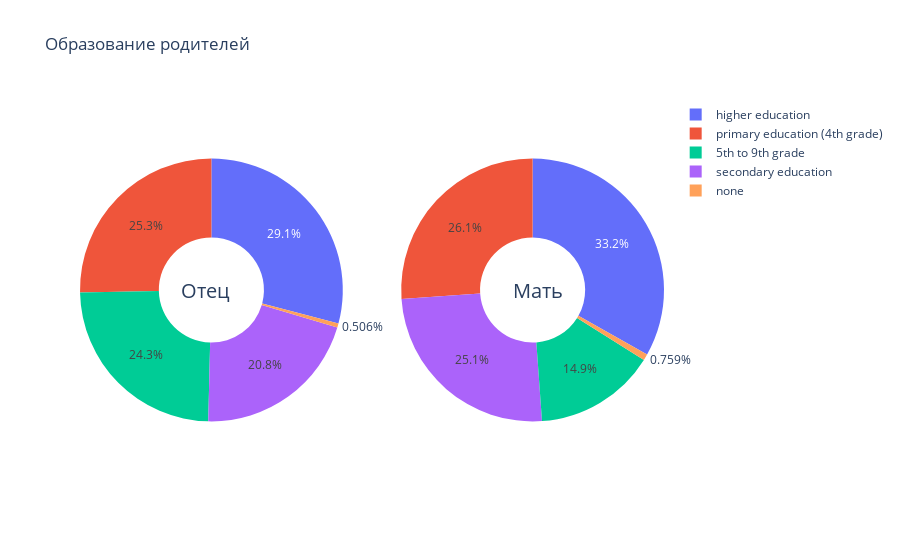

The notebook cell this image was saved under:
### Markdown cell above
## Влияние образования родителей на успеваемость учеников

### Code cell
F_edu = train_math[["Fedu", "G3"]].copy()
M_edu = train_math[["Medu", "G3"]].copy()
replace = {0: "none", 1: "primary education (4th grade)", 2: "5th to 9th grade",
           3: "secondary education", 4: "higher education"}

F_edu["Fedu"] = F_edu["Fedu"].replace(replace)
M_edu["Medu"] = M_edu["Medu"].replace(replace)


labels_F = F_edu["Fedu"].unique().tolist()
counts_F = F_edu["Fedu"].value_counts().tolist()

labels_M = M_edu["Medu"].unique().tolist()
counts_M = M_edu["Medu"].value_counts().tolist()

fig = make_subplots(rows=1, cols=2, specs=[[{'type':'domain'}, {'type':'domain'}]])

fig.add_trace(go.Pie(labels=labels_F, values=counts_F, name="Обр. отца", scalegroup="one"),
              1, 1)
fig.add_trace(go.Pie(labels=labels_M, values=counts_M, name="Обр. матери", scalegroup="one"),
              1, 2)
fig.update_traces(hole=.4, hoverinfo="label+percent+name")

fig.update_layout(title_text='Образование родителей',
                 annotations=[dict(text='Отец', x=0.17, y=0.5, font_size=20, showarrow=False),
                 dict(text='Mать', x=0.83, y=0.5, font_size=20, showarrow=False)])

fig.show()

### Figure 1 — Plotly figure (JSON) as saved in the notebook; plotly's stock layout.template omitted (floating-point values rounded to 4 significant figures)
{"data": [{"domain": {"x": [0, 0.45], "y": [0, 1]}, "hole": 0.4, "hoverinfo": "label+percent+name", "labels": ["higher education", "primary education (4th grade)", "5th to 9th grade", "secondary education", "none"], "name": "Обр. отца", "scalegroup": "one", "type": "pie", "values": [115, 100, 96, 82, 2]}, {"domain": {"x": [0.55, 1], "y": [0, 1]}, "hole": 0.4, "hoverinfo": "label+percent+name", "labels": ["higher education", "primary education (4th grade)", "secondary education", "5th to 9th grade", "none"], "name": "Обр. матери", "scalegroup": "one", "type": "pie", "values": [131, 103, 99, 59, 3]}], "layout": {"annotations": [{"font": {"size": 20}, "showarrow": false, "text": "Отец", "x": 0.17, "y": 0.5}, {"font": {"size": 20}, "showarrow": false, "text": "Mать", "x": 0.83, "y": 0.5}], "autosize": true, "title": {"text": "Образование родителей"}}}
